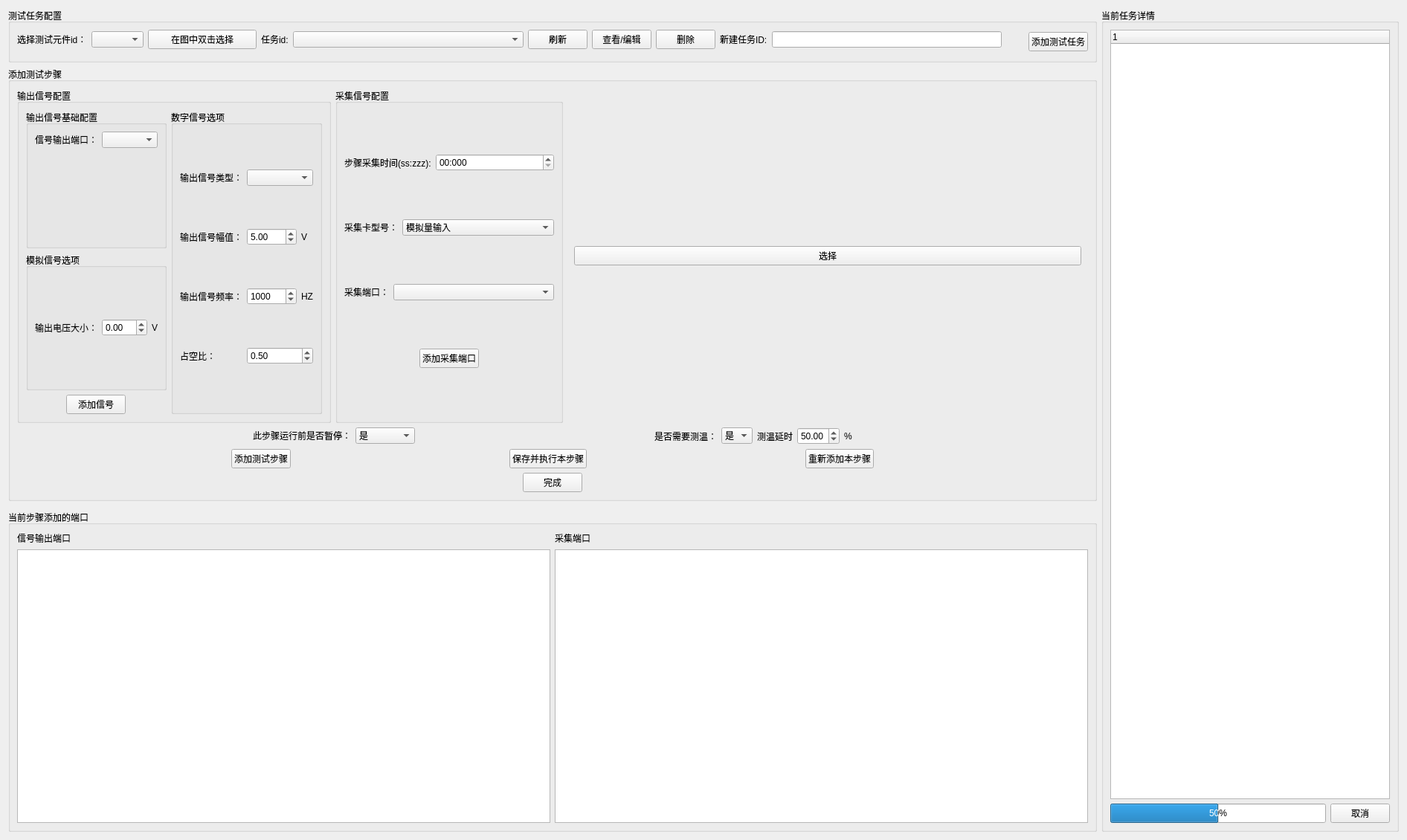
<?xml version="1.0" encoding="UTF-8"?>
<ui version="4.0">
 <class>AddTask</class>
 <widget class="QWidget" name="AddTask">
  <property name="geometry">
   <rect>
    <x>0</x>
    <y>0</y>
    <width>1892</width>
    <height>1130</height>
   </rect>
  </property>
  <property name="windowTitle">
   <string>Form</string>
  </property>
  <layout class="QGridLayout" name="gridLayout_8">
   <item row="3" column="0">
    <widget class="QGroupBox" name="groupBox_6">
     <property name="sizePolicy">
      <sizepolicy hsizetype="Preferred" vsizetype="Preferred">
       <horstretch>0</horstretch>
       <verstretch>0</verstretch>
      </sizepolicy>
     </property>
     <property name="title">
      <string>当前步骤添加的端口</string>
     </property>
     <layout class="QGridLayout" name="gridLayout_9">
      <item row="0" column="0">
       <layout class="QHBoxLayout" name="horizontalLayout_3">
        <item>
         <layout class="QVBoxLayout" name="verticalLayout">
          <item>
           <widget class="QLabel" name="label_14">
            <property name="text">
             <string>信号输出端口</string>
            </property>
           </widget>
          </item>
          <item>
           <widget class="QTableWidget" name="Tableoutputport">
            <property name="sizePolicy">
             <sizepolicy hsizetype="Preferred" vsizetype="Expanding">
              <horstretch>0</horstretch>
              <verstretch>0</verstretch>
             </sizepolicy>
            </property>
           </widget>
          </item>
         </layout>
        </item>
        <item>
         <layout class="QVBoxLayout" name="verticalLayout_2">
          <item>
           <widget class="QLabel" name="label_15">
            <property name="text">
             <string>采集端口</string>
            </property>
           </widget>
          </item>
          <item>
           <widget class="QTableWidget" name="Tablecollectport">
            <property name="sizePolicy">
             <sizepolicy hsizetype="Preferred" vsizetype="Expanding">
              <horstretch>0</horstretch>
              <verstretch>0</verstretch>
             </sizepolicy>
            </property>
           </widget>
          </item>
         </layout>
        </item>
       </layout>
      </item>
     </layout>
    </widget>
   </item>
   <item row="0" column="1" rowspan="4">
    <widget class="QGroupBox" name="groupBox_7">
     <property name="sizePolicy">
      <sizepolicy hsizetype="Fixed" vsizetype="Preferred">
       <horstretch>0</horstretch>
       <verstretch>0</verstretch>
      </sizepolicy>
     </property>
     <property name="minimumSize">
      <size>
       <width>400</width>
       <height>0</height>
      </size>
     </property>
     <property name="title">
      <string>当前任务详情</string>
     </property>
     <layout class="QGridLayout" name="gridLayout_10">
      <item row="1" column="0">
       <widget class="QProgressBar" name="progressBar_singlestep">
        <property name="sizePolicy">
         <sizepolicy hsizetype="Expanding" vsizetype="Preferred">
          <horstretch>0</horstretch>
          <verstretch>0</verstretch>
         </sizepolicy>
        </property>
        <property name="minimumSize">
         <size>
          <width>0</width>
          <height>0</height>
         </size>
        </property>
        <property name="value">
         <number>50</number>
        </property>
        <property name="orientation">
         <enum>Qt::Orientation::Horizontal</enum>
        </property>
        <property name="textDirection">
         <enum>QProgressBar::Direction::TopToBottom</enum>
        </property>
       </widget>
      </item>
      <item row="1" column="1">
       <widget class="QPushButton" name="pbcancel_singlestep">
        <property name="minimumSize">
         <size>
          <width>0</width>
          <height>0</height>
         </size>
        </property>
        <property name="text">
         <string>取消</string>
        </property>
       </widget>
      </item>
      <item row="0" column="0" colspan="2">
       <widget class="QTreeWidget" name="treeWidget_taskinfo">
        <property name="sizePolicy">
         <sizepolicy hsizetype="Expanding" vsizetype="Preferred">
          <horstretch>0</horstretch>
          <verstretch>0</verstretch>
         </sizepolicy>
        </property>
        <column>
         <property name="text">
          <string notr="true">1</string>
         </property>
        </column>
       </widget>
      </item>
     </layout>
    </widget>
   </item>
   <item row="0" column="0">
    <widget class="QGroupBox" name="groupBox">
     <property name="sizePolicy">
      <sizepolicy hsizetype="Preferred" vsizetype="Fixed">
       <horstretch>0</horstretch>
       <verstretch>0</verstretch>
      </sizepolicy>
     </property>
     <property name="title">
      <string>测试任务配置</string>
     </property>
     <layout class="QGridLayout" name="gridLayout_5">
      <item row="2" column="0">
       <layout class="QHBoxLayout" name="horizontalLayout">
        <item>
         <widget class="QLabel" name="label_18">
          <property name="text">
           <string>选择测试元件id：</string>
          </property>
         </widget>
        </item>
        <item>
         <widget class="QComboBox" name="cbdeviceid">
          <property name="sizePolicy">
           <sizepolicy hsizetype="Fixed" vsizetype="Fixed">
            <horstretch>0</horstretch>
            <verstretch>0</verstretch>
           </sizepolicy>
          </property>
          <property name="minimumSize">
           <size>
            <width>70</width>
            <height>0</height>
           </size>
          </property>
          <property name="maximumSize">
           <size>
            <width>70</width>
            <height>16777215</height>
           </size>
          </property>
         </widget>
        </item>
        <item>
         <widget class="QPushButton" name="pbshowpcbimage">
          <property name="sizePolicy">
           <sizepolicy hsizetype="Fixed" vsizetype="Fixed">
            <horstretch>0</horstretch>
            <verstretch>0</verstretch>
           </sizepolicy>
          </property>
          <property name="minimumSize">
           <size>
            <width>146</width>
            <height>0</height>
           </size>
          </property>
          <property name="maximumSize">
           <size>
            <width>146</width>
            <height>16777215</height>
           </size>
          </property>
          <property name="text">
           <string>在图中双击选择</string>
          </property>
         </widget>
        </item>
        <item>
         <widget class="QLabel" name="label_19">
          <property name="text">
           <string>任务id:</string>
          </property>
         </widget>
        </item>
        <item>
         <widget class="QComboBox" name="cbtesttaskid">
          <property name="sizePolicy">
           <sizepolicy hsizetype="Expanding" vsizetype="Fixed">
            <horstretch>0</horstretch>
            <verstretch>0</verstretch>
           </sizepolicy>
          </property>
         </widget>
        </item>
        <item>
         <widget class="QPushButton" name="pbrefreshdeviceid">
          <property name="text">
           <string>刷新</string>
          </property>
         </widget>
        </item>
        <item>
         <widget class="QPushButton" name="pbvieworedit">
          <property name="text">
           <string>查看/编辑</string>
          </property>
         </widget>
        </item>
        <item>
         <widget class="QPushButton" name="pbdelete">
          <property name="text">
           <string>删除</string>
          </property>
         </widget>
        </item>
        <item>
         <widget class="QLabel" name="label_10">
          <property name="text">
           <string>新建任务ID:</string>
          </property>
         </widget>
        </item>
        <item>
         <widget class="QLineEdit" name="lineEdit_taskid">
          <property name="sizePolicy">
           <sizepolicy hsizetype="Expanding" vsizetype="Fixed">
            <horstretch>0</horstretch>
            <verstretch>0</verstretch>
           </sizepolicy>
          </property>
         </widget>
        </item>
       </layout>
      </item>
      <item row="2" column="2" rowspan="2">
       <widget class="QPushButton" name="pbcreattask">
        <property name="sizePolicy">
         <sizepolicy hsizetype="Preferred" vsizetype="Fixed">
          <horstretch>0</horstretch>
          <verstretch>0</verstretch>
         </sizepolicy>
        </property>
        <property name="text">
         <string>添加测试任务</string>
        </property>
       </widget>
      </item>
      <item row="2" column="1">
       <spacer name="horizontalSpacer_9">
        <property name="orientation">
         <enum>Qt::Orientation::Horizontal</enum>
        </property>
        <property name="sizeType">
         <enum>QSizePolicy::Policy::Fixed</enum>
        </property>
        <property name="sizeHint" stdset="0">
         <size>
          <width>30</width>
          <height>20</height>
         </size>
        </property>
       </spacer>
      </item>
     </layout>
    </widget>
   </item>
   <item row="1" column="0">
    <widget class="QGroupBox" name="groupBox_3">
     <property name="sizePolicy">
      <sizepolicy hsizetype="Preferred" vsizetype="Preferred">
       <horstretch>0</horstretch>
       <verstretch>0</verstretch>
      </sizepolicy>
     </property>
     <property name="title">
      <string>添加测试步骤</string>
     </property>
     <layout class="QGridLayout" name="gridLayout_6">
      <item row="0" column="2">
       <widget class="QWidget" name="widget" native="true">
        <property name="sizePolicy">
         <sizepolicy hsizetype="Fixed" vsizetype="Fixed">
          <horstretch>0</horstretch>
          <verstretch>0</verstretch>
         </sizepolicy>
        </property>
        <property name="minimumSize">
         <size>
          <width>700</width>
          <height>450</height>
         </size>
        </property>
        <property name="maximumSize">
         <size>
          <width>500</width>
          <height>450</height>
         </size>
        </property>
        <layout class="QGridLayout" name="gridLayout_12">
         <item row="0" column="0">
          <layout class="QGridLayout" name="gridLayout_locationimage"/>
         </item>
         <item row="1" column="0">
          <widget class="QPushButton" name="pbselectlocation">
           <property name="text">
            <string>选择</string>
           </property>
          </widget>
         </item>
        </layout>
       </widget>
      </item>
      <item row="0" column="0">
       <widget class="QGroupBox" name="groupBox_4">
        <property name="sizePolicy">
         <sizepolicy hsizetype="Expanding" vsizetype="Expanding">
          <horstretch>0</horstretch>
          <verstretch>0</verstretch>
         </sizepolicy>
        </property>
        <property name="title">
         <string>输出信号配置</string>
        </property>
        <layout class="QGridLayout" name="gridLayout_3">
         <item row="0" column="0">
          <widget class="QGroupBox" name="groupBox_2">
           <property name="sizePolicy">
            <sizepolicy hsizetype="Expanding" vsizetype="Preferred">
             <horstretch>0</horstretch>
             <verstretch>0</verstretch>
            </sizepolicy>
           </property>
           <property name="title">
            <string>输出信号基础配置</string>
           </property>
           <layout class="QFormLayout" name="formLayout_2">
            <item row="0" column="1">
             <widget class="QComboBox" name="comboBox_outputport"/>
            </item>
            <item row="0" column="0">
             <widget class="QLabel" name="label">
              <property name="text">
               <string>信号输出端口：</string>
              </property>
             </widget>
            </item>
           </layout>
          </widget>
         </item>
         <item row="0" column="1" rowspan="3">
          <widget class="QGroupBox" name="groupBox_digitaloutput">
           <property name="sizePolicy">
            <sizepolicy hsizetype="Preferred" vsizetype="Preferred">
             <horstretch>0</horstretch>
             <verstretch>0</verstretch>
            </sizepolicy>
           </property>
           <property name="title">
            <string>数字信号选项</string>
           </property>
           <layout class="QGridLayout" name="gridLayout">
            <item row="0" column="0">
             <widget class="QLabel" name="label_2">
              <property name="text">
               <string>输出信号类型：</string>
              </property>
             </widget>
            </item>
            <item row="0" column="1" colspan="2">
             <widget class="QComboBox" name="comboBox_outputtype">
              <property name="sizePolicy">
               <sizepolicy hsizetype="Expanding" vsizetype="Fixed">
                <horstretch>0</horstretch>
                <verstretch>0</verstretch>
               </sizepolicy>
              </property>
             </widget>
            </item>
            <item row="1" column="0">
             <widget class="QLabel" name="label_3">
              <property name="text">
               <string>输出信号幅值：</string>
              </property>
             </widget>
            </item>
            <item row="1" column="1">
             <widget class="QDoubleSpinBox" name="doubleSpinBox_outputvoltage">
              <property name="sizePolicy">
               <sizepolicy hsizetype="Expanding" vsizetype="Fixed">
                <horstretch>0</horstretch>
                <verstretch>0</verstretch>
               </sizepolicy>
              </property>
              <property name="maximum">
               <double>10.000000000000000</double>
              </property>
              <property name="singleStep">
               <double>0.010000000000000</double>
              </property>
              <property name="value">
               <double>5.000000000000000</double>
              </property>
             </widget>
            </item>
            <item row="1" column="2">
             <widget class="QLabel" name="label_6">
              <property name="text">
               <string>V</string>
              </property>
             </widget>
            </item>
            <item row="2" column="0">
             <widget class="QLabel" name="label_4">
              <property name="text">
               <string>输出信号频率：</string>
              </property>
             </widget>
            </item>
            <item row="2" column="1">
             <widget class="QSpinBox" name="spinBox_outputfrequency">
              <property name="sizePolicy">
               <sizepolicy hsizetype="Expanding" vsizetype="Fixed">
                <horstretch>0</horstretch>
                <verstretch>0</verstretch>
               </sizepolicy>
              </property>
              <property name="maximum">
               <number>1000000000</number>
              </property>
              <property name="value">
               <number>1000</number>
              </property>
             </widget>
            </item>
            <item row="2" column="2">
             <widget class="QLabel" name="label_7">
              <property name="text">
               <string>HZ</string>
              </property>
             </widget>
            </item>
            <item row="3" column="0">
             <widget class="QLabel" name="label_13">
              <property name="text">
               <string>占空比：</string>
              </property>
             </widget>
            </item>
            <item row="3" column="1" colspan="2">
             <widget class="QDoubleSpinBox" name="doubleSpinBox_outputdutycycle">
              <property name="sizePolicy">
               <sizepolicy hsizetype="Expanding" vsizetype="Fixed">
                <horstretch>0</horstretch>
                <verstretch>0</verstretch>
               </sizepolicy>
              </property>
              <property name="maximum">
               <double>1.000000000000000</double>
              </property>
              <property name="value">
               <double>0.500000000000000</double>
              </property>
             </widget>
            </item>
           </layout>
          </widget>
         </item>
         <item row="1" column="0">
          <widget class="QGroupBox" name="groupBox_analogoutput">
           <property name="sizePolicy">
            <sizepolicy hsizetype="Expanding" vsizetype="Preferred">
             <horstretch>0</horstretch>
             <verstretch>0</verstretch>
            </sizepolicy>
           </property>
           <property name="title">
            <string>模拟信号选项</string>
           </property>
           <layout class="QGridLayout" name="gridLayout_2">
            <item row="0" column="0">
             <widget class="QLabel" name="label_5">
              <property name="text">
               <string>输出电压大小：</string>
              </property>
             </widget>
            </item>
            <item row="0" column="2">
             <widget class="QLabel" name="label_8">
              <property name="text">
               <string>V</string>
              </property>
             </widget>
            </item>
            <item row="0" column="1">
             <widget class="QDoubleSpinBox" name="spinBox_current">
              <property name="minimum">
               <double>-10.000000000000000</double>
              </property>
              <property name="maximum">
               <double>10.000000000000000</double>
              </property>
             </widget>
            </item>
           </layout>
          </widget>
         </item>
         <item row="2" column="0">
          <layout class="QHBoxLayout" name="horizontalLayout_8">
           <item>
            <widget class="QPushButton" name="pdaddwave">
             <property name="sizePolicy">
              <sizepolicy hsizetype="Fixed" vsizetype="Fixed">
               <horstretch>0</horstretch>
               <verstretch>0</verstretch>
              </sizepolicy>
             </property>
             <property name="text">
              <string>添加信号</string>
             </property>
            </widget>
           </item>
          </layout>
         </item>
        </layout>
       </widget>
      </item>
      <item row="0" column="1">
       <widget class="QGroupBox" name="groupBox_5">
        <property name="sizePolicy">
         <sizepolicy hsizetype="Preferred" vsizetype="Preferred">
          <horstretch>0</horstretch>
          <verstretch>0</verstretch>
         </sizepolicy>
        </property>
        <property name="title">
         <string>采集信号配置</string>
        </property>
        <layout class="QGridLayout" name="gridLayout_4">
         <item row="1" column="0">
          <layout class="QHBoxLayout" name="horizontalLayout_4" stretch="0,0">
           <item>
            <widget class="QLabel" name="label_11">
             <property name="text">
              <string>采集卡型号：</string>
             </property>
            </widget>
           </item>
           <item>
            <widget class="QComboBox" name="comboBox_collectdevice">
             <property name="sizePolicy">
              <sizepolicy hsizetype="Expanding" vsizetype="Fixed">
               <horstretch>0</horstretch>
               <verstretch>0</verstretch>
              </sizepolicy>
             </property>
             <item>
              <property name="text">
               <string>模拟量输入</string>
              </property>
             </item>
             <item>
              <property name="text">
               <string>数字量输入</string>
              </property>
             </item>
             <item>
              <property name="text">
               <string>万用表</string>
              </property>
             </item>
            </widget>
           </item>
          </layout>
         </item>
         <item row="2" column="0">
          <layout class="QHBoxLayout" name="horizontalLayout_5">
           <item>
            <widget class="QLabel" name="label_9">
             <property name="text">
              <string>采集端口：</string>
             </property>
            </widget>
           </item>
           <item>
            <widget class="QComboBox" name="comboBox_collectport">
             <property name="sizePolicy">
              <sizepolicy hsizetype="Expanding" vsizetype="Fixed">
               <horstretch>0</horstretch>
               <verstretch>0</verstretch>
              </sizepolicy>
             </property>
            </widget>
           </item>
          </layout>
         </item>
         <item row="0" column="0">
          <layout class="QHBoxLayout" name="horizontalLayout_9">
           <item>
            <widget class="QLabel" name="label_16">
             <property name="text">
              <string>步骤采集时间(ss:zzz):</string>
             </property>
            </widget>
           </item>
           <item>
            <widget class="QTimeEdit" name="Steptime">
             <property name="sizePolicy">
              <sizepolicy hsizetype="Expanding" vsizetype="Fixed">
               <horstretch>0</horstretch>
               <verstretch>0</verstretch>
              </sizepolicy>
             </property>
             <property name="dateTime">
              <datetime>
               <hour>0</hour>
               <minute>0</minute>
               <second>0</second>
               <year>2004</year>
               <month>12</month>
               <day>31</day>
              </datetime>
             </property>
             <property name="minimumDateTime">
              <datetime>
               <hour>0</hour>
               <minute>0</minute>
               <second>0</second>
               <year>2004</year>
               <month>12</month>
               <day>31</day>
              </datetime>
             </property>
             <property name="minimumDate">
              <date>
               <year>2004</year>
               <month>12</month>
               <day>31</day>
              </date>
             </property>
             <property name="maximumTime">
              <time>
               <hour>1</hour>
               <minute>0</minute>
               <second>0</second>
              </time>
             </property>
             <property name="minimumTime">
              <time>
               <hour>0</hour>
               <minute>0</minute>
               <second>0</second>
              </time>
             </property>
             <property name="currentSection">
              <enum>QDateTimeEdit::Section::SecondSection</enum>
             </property>
             <property name="displayFormat">
              <string>ss:zzz</string>
             </property>
             <property name="time">
              <time>
               <hour>0</hour>
               <minute>0</minute>
               <second>0</second>
              </time>
             </property>
            </widget>
           </item>
          </layout>
         </item>
         <item row="3" column="0">
          <layout class="QHBoxLayout" name="horizontalLayout_7">
           <item>
            <widget class="QPushButton" name="pbaddcollectport">
             <property name="sizePolicy">
              <sizepolicy hsizetype="Fixed" vsizetype="Fixed">
               <horstretch>0</horstretch>
               <verstretch>0</verstretch>
              </sizepolicy>
             </property>
             <property name="text">
              <string>添加采集端口</string>
             </property>
            </widget>
           </item>
          </layout>
         </item>
        </layout>
       </widget>
      </item>
      <item row="1" column="0" colspan="3">
       <layout class="QHBoxLayout" name="horizontalLayout_10">
        <property name="sizeConstraint">
         <enum>QLayout::SizeConstraint::SetFixedSize</enum>
        </property>
        <property name="bottomMargin">
         <number>0</number>
        </property>
        <item>
         <spacer name="horizontalSpacer_7">
          <property name="orientation">
           <enum>Qt::Orientation::Horizontal</enum>
          </property>
          <property name="sizeHint" stdset="0">
           <size>
            <width>40</width>
            <height>20</height>
           </size>
          </property>
         </spacer>
        </item>
        <item>
         <widget class="QLabel" name="label_17">
          <property name="sizePolicy">
           <sizepolicy hsizetype="Preferred" vsizetype="Fixed">
            <horstretch>0</horstretch>
            <verstretch>0</verstretch>
           </sizepolicy>
          </property>
          <property name="text">
           <string>此步骤运行前是否暂停：</string>
          </property>
         </widget>
        </item>
        <item>
         <widget class="QComboBox" name="comboBox_ispaused">
          <property name="sizePolicy">
           <sizepolicy hsizetype="Fixed" vsizetype="Fixed">
            <horstretch>0</horstretch>
            <verstretch>0</verstretch>
           </sizepolicy>
          </property>
          <property name="minimumSize">
           <size>
            <width>80</width>
            <height>0</height>
           </size>
          </property>
          <item>
           <property name="text">
            <string>是</string>
           </property>
          </item>
          <item>
           <property name="text">
            <string>否</string>
           </property>
          </item>
         </widget>
        </item>
        <item>
         <spacer name="horizontalSpacer_8">
          <property name="orientation">
           <enum>Qt::Orientation::Horizontal</enum>
          </property>
          <property name="sizeHint" stdset="0">
           <size>
            <width>40</width>
            <height>20</height>
           </size>
          </property>
         </spacer>
        </item>
        <item>
         <widget class="QLabel" name="label_20">
          <property name="text">
           <string>是否需要测温：</string>
          </property>
         </widget>
        </item>
        <item>
         <widget class="QComboBox" name="comboBox_isthermometry">
          <item>
           <property name="text">
            <string>是</string>
           </property>
          </item>
          <item>
           <property name="text">
            <string>否</string>
           </property>
          </item>
         </widget>
        </item>
        <item>
         <widget class="QLabel" name="label_21">
          <property name="text">
           <string>测温延时</string>
          </property>
         </widget>
        </item>
        <item>
         <widget class="QDoubleSpinBox" name="doubleSpinBox_pausetime">
          <property name="value">
           <double>50.000000000000000</double>
          </property>
         </widget>
        </item>
        <item>
         <widget class="QLabel" name="label_22">
          <property name="text">
           <string>%</string>
          </property>
         </widget>
        </item>
        <item>
         <spacer name="horizontalSpacer_6">
          <property name="orientation">
           <enum>Qt::Orientation::Horizontal</enum>
          </property>
          <property name="sizeHint" stdset="0">
           <size>
            <width>40</width>
            <height>20</height>
           </size>
          </property>
         </spacer>
        </item>
       </layout>
      </item>
      <item row="5" column="0" colspan="3">
       <layout class="QHBoxLayout" name="horizontalLayout_6">
        <item>
         <spacer name="horizontalSpacer_4">
          <property name="orientation">
           <enum>Qt::Orientation::Horizontal</enum>
          </property>
          <property name="sizeHint" stdset="0">
           <size>
            <width>40</width>
            <height>20</height>
           </size>
          </property>
         </spacer>
        </item>
        <item>
         <widget class="QPushButton" name="pbsave">
          <property name="text">
           <string>完成</string>
          </property>
         </widget>
        </item>
        <item>
         <spacer name="horizontalSpacer_5">
          <property name="orientation">
           <enum>Qt::Orientation::Horizontal</enum>
          </property>
          <property name="sizeHint" stdset="0">
           <size>
            <width>40</width>
            <height>20</height>
           </size>
          </property>
         </spacer>
        </item>
       </layout>
      </item>
      <item row="4" column="0" colspan="3">
       <layout class="QHBoxLayout" name="horizontalLayout_2">
        <item>
         <spacer name="horizontalSpacer_2">
          <property name="orientation">
           <enum>Qt::Orientation::Horizontal</enum>
          </property>
          <property name="sizeHint" stdset="0">
           <size>
            <width>40</width>
            <height>20</height>
           </size>
          </property>
         </spacer>
        </item>
        <item>
         <widget class="QPushButton" name="pbaddstep">
          <property name="text">
           <string>添加测试步骤</string>
          </property>
         </widget>
        </item>
        <item>
         <spacer name="horizontalSpacer">
          <property name="orientation">
           <enum>Qt::Orientation::Horizontal</enum>
          </property>
          <property name="sizeHint" stdset="0">
           <size>
            <width>40</width>
            <height>20</height>
           </size>
          </property>
         </spacer>
        </item>
        <item>
         <widget class="QPushButton" name="pbsaveandrun">
          <property name="text">
           <string>保存并执行本步骤</string>
          </property>
         </widget>
        </item>
        <item>
         <spacer name="horizontalSpacer_10">
          <property name="orientation">
           <enum>Qt::Orientation::Horizontal</enum>
          </property>
          <property name="sizeHint" stdset="0">
           <size>
            <width>40</width>
            <height>20</height>
           </size>
          </property>
         </spacer>
        </item>
        <item>
         <widget class="QPushButton" name="pbaddagain">
          <property name="text">
           <string>重新添加本步骤</string>
          </property>
         </widget>
        </item>
        <item>
         <spacer name="horizontalSpacer_3">
          <property name="orientation">
           <enum>Qt::Orientation::Horizontal</enum>
          </property>
          <property name="sizeHint" stdset="0">
           <size>
            <width>40</width>
            <height>20</height>
           </size>
          </property>
         </spacer>
        </item>
       </layout>
      </item>
     </layout>
    </widget>
   </item>
  </layout>
 </widget>
 <resources/>
 <connections/>
</ui>
